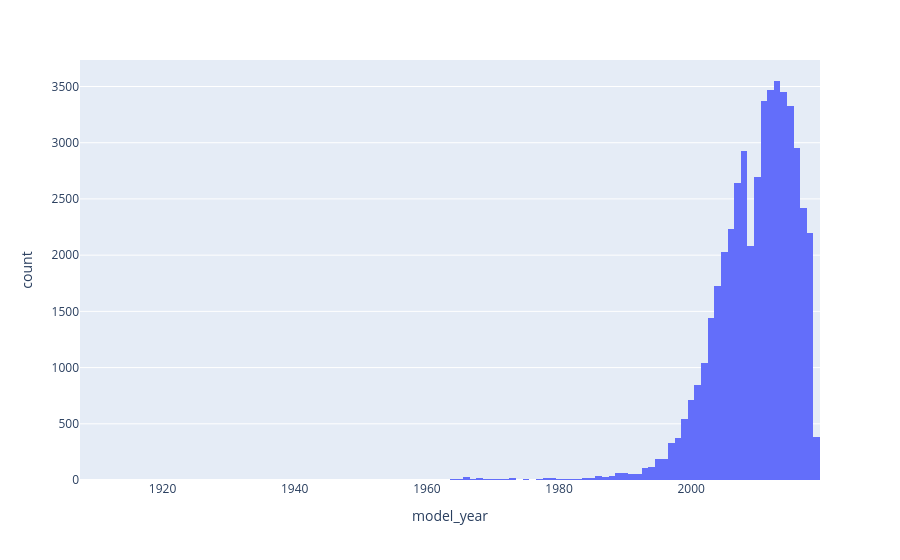

The notebook cell saved with this chart:
### Code cell
fig = px.histogram(df, x="model_year")
fig.show()

### Figure 1 — Plotly figure (JSON) as saved in the notebook; plotly's stock layout.template omitted (floating-point values rounded to 4 significant figures; data arrays with more than 128 entries replaced by an {"elided": "..."} marker saying what was removed)
{"data": [{"bingroup": "x", "hovertemplate": "model_year=%{x}<br>count=%{y}<extra></extra>", "legendgroup": "", "marker": {"color": "#636efa", "pattern": {"shape": ""}}, "name": "", "orientation": "v", "showlegend": false, "type": "histogram", "x": {"elided": "51525 float values"}, "xaxis": "x", "yaxis": "y"}], "layout": {"barmode": "relative", "legend": {"tracegroupgap": 0}, "margin": {"t": 60}, "xaxis": {"anchor": "y", "domain": [0, 1], "title": {"text": "model_year"}}, "yaxis": {"anchor": "x", "domain": [0, 1], "title": {"text": "count"}}}}
